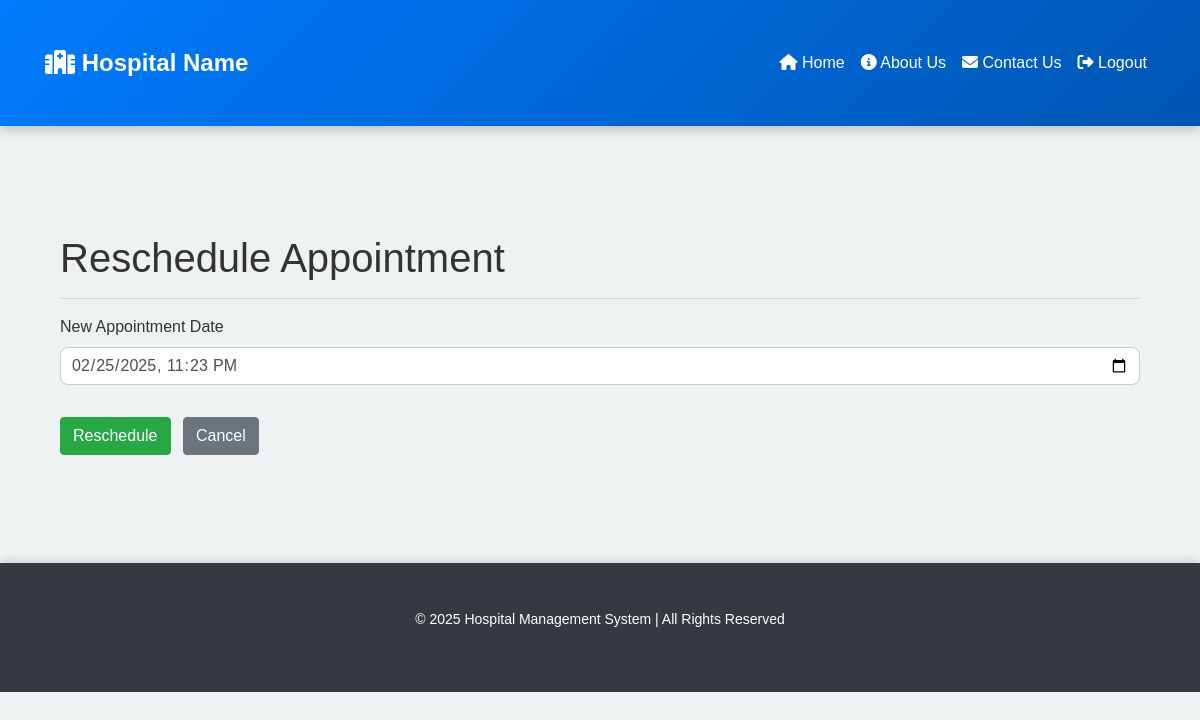
The page /doctor/reschedule/8 (signed in) on the database as committed earlier.
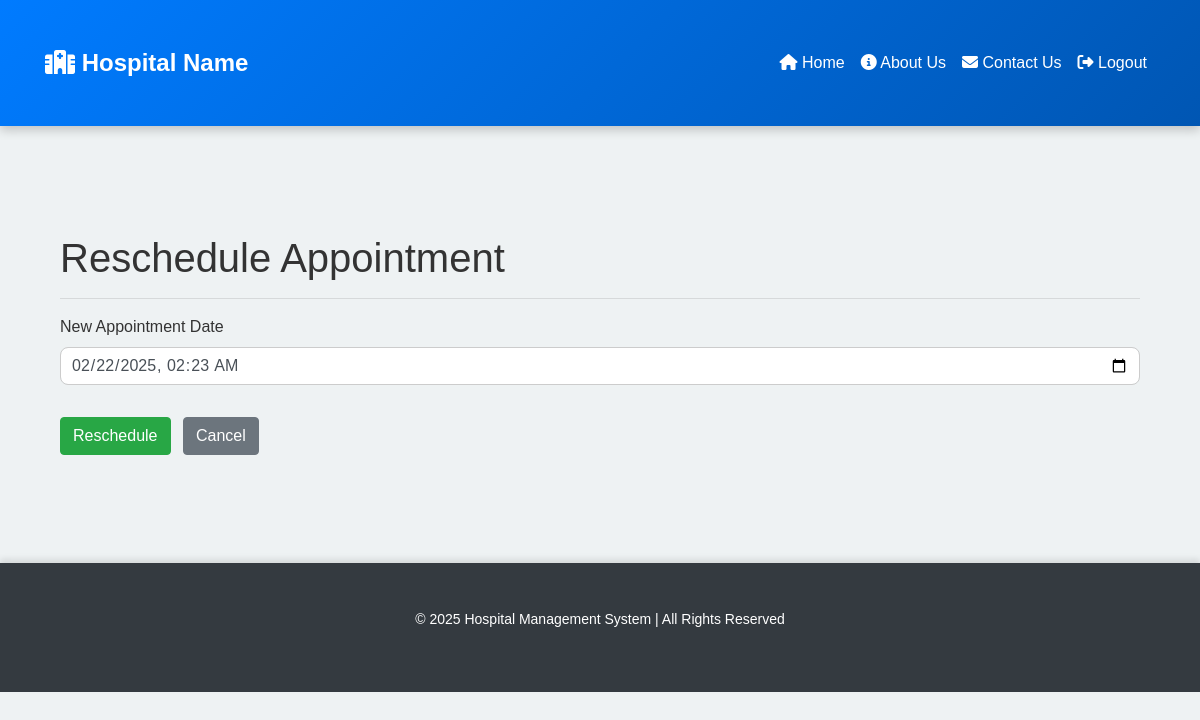
The same page on the database as committed later.
### app/models.py (models this page shows)
class Appointment(db.Model):
    __tablename__ = 'appointment'
    id = db.Column(db.Integer, primary_key=True)
    patient_id = db.Column(db.Integer, db.ForeignKey('patient.id'), nullable=False)
    doctor_id = db.Column(db.Integer, db.ForeignKey('doctor.id'), nullable=False)
    appointment_date = db.Column(db.DateTime, default=datetime.utcnow)
    status = db.Column(db.String(50), default='Pending')
    patient = db.relationship('Patient', back_populates='appointments')
    doctor = db.relationship('Doctor', back_populates='appointments')

### app/routes.py (the view, shortened to what this page needs)
@doctor_routes.route('/reschedule/<int:appointment_id>', methods=['GET', 'POST'])
@login_required
def reschedule_appointment(appointment_id):
    if current_user.role.name.lower() != 'doctor':
        flash('Access denied. Only doctors can reschedule appointments.', 'danger')
        return redirect(url_for('main_routes.home'))
    doctor = Doctor.query.filter_by(user_id=current_user.id).first()
    appointment = Appointment.query.get_or_404(appointment_id)
    if appointment.doctor_id != doctor.id:
        flash('You do not have permission to reschedule this appointment.', 'danger')
        return redirect(url_for('main_routes.doctor_dashboard'))
    return render_template('reschedule_appointment.html', appointment=appointment)

### app/__init__.py (called while the page is built)
@login_manager.user_loader
def load_user(user_id):
    return User.query.get(int(user_id))

### app/templates/reschedule_appointment.html
{% extends "base.html" %}
{% block content %}
<div class="container">
    <h1 class="mt-4">Reschedule Appointment</h1>
    <hr>
    <form method="POST" action="{{ url_for('doctor_routes.reschedule_appointment', appointment_id=appointment.id) }}">
        <div class="form-group">
            <label for="appointment_date">New Appointment Date</label>
            <input type="datetime-local" class="form-control" id="appointment_date" name="appointment_date" value="{{ appointment.appointment_date.strftime('%Y-%m-%dT%H:%M') }}" required>
        </div>
        <button type="submit" class="btn btn-success mt-3">Reschedule</button>
        <a href="{{ url_for('main_routes.doctor_dashboard') }}" class="btn btn-secondary mt-3 ml-2">Cancel</a>
    </form>
</div>
{% endblock %}

Rows that differ between the two databases and show on the page:
changed Appointment: appointment_date "02/25/2025 23:23" → "02/22/2025 02:23"
